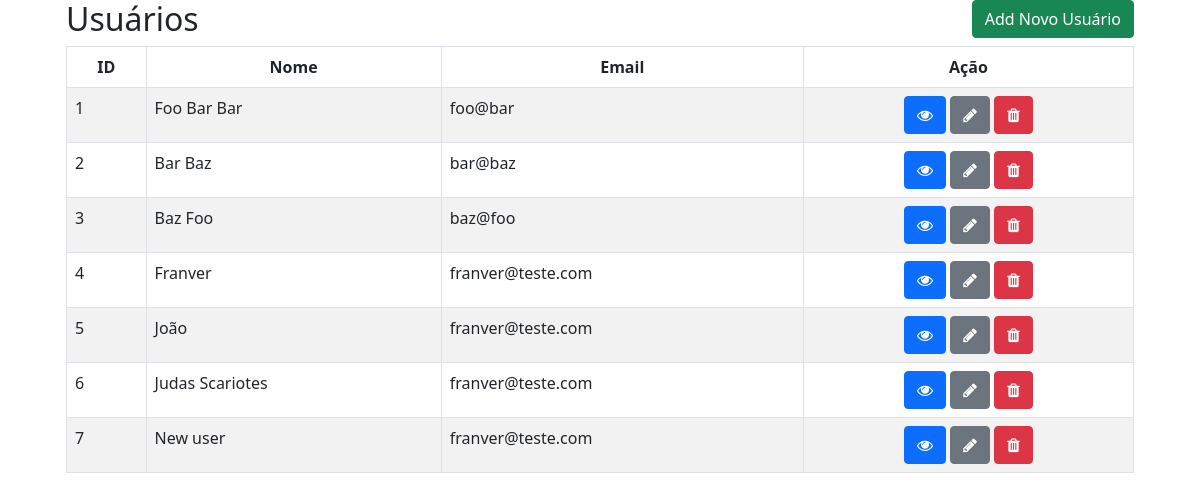
The page / on the database its author committed.
### tables this page shows
CREATE TABLE users(
    id INTEGER PRIMARY KEY,
    name varchar(100) NOT NULL,
    email varchar(100) NOT NULL
);

### connection.php (called while the page is built, shortened)
<?php
class Connection {
    private $databaseFile;
    private $connection;
    public function __construct()
    {
        $this->databaseFile = realpath(__DIR__ . "/database/db.sqlite");
    }
    private function connect(): PDO
    {
        return $this->connection = new PDO("sqlite:{$this->databaseFile}");
    }
    public function getConnection(): PDO
    {
        return $this->connection ?: $this->connection = $this->connect();
    }
    public function query($query): bool|PDOStatement
    {
        $result = $this->getConnection()->query($query);
        $result->setFetchMode(PDO::FETCH_INTO, new stdClass);
        return $result;
    }
}

### app/entities/UserModel.php (called while the page is built, shortened)
<?php
final class UserModel
{
    public function getUsers()
    {
        return $this->connection->query("SELECT * FROM users");
    }
}

### view/list.php (the view, shortened to what this page needs)
<div class="page-header clearfix">
    <h2 class="pull-left">Usuários</h2>
    <a href="index.php?action=create" class="btn btn-success pull-right">Add Novo Usuário</a>
</div>
<?php
$userModel = new UserModel(new Connection());
echo "<table class='table table-bordered table-striped'>
    <thead>
        <tr>
            <th class='text-center'>ID</th>
            <th class='text-center'>Nome</th>
            <th class='text-center'>Email</th>
            <th class='text-center'>Ação</th>
        </tr>
    </thead>
";
echo "<tbody>";
foreach($userModel->getUsers() as $user) {
    echo sprintf("<tr>
                      <td>%s</td>
                      <td>%s</td>
                      <td>%s</td>
                      <td class='text-center'>
                        <a class='btn btn-primary' href='index.php?action=display&id=". $user->id ."' title='Ver Usuário' data-toggle='tooltip'><i class='fa fa-eye'></i></a>
                        <a class='btn btn-secondary' href='index.php?action=edit&id=". $user->id ."' title='Atualizar Usuário' data-toggle='tooltip'><i class='fa fa-pencil'></i></a>
                        <a class='btn btn-danger' href='index.php?action=remove&id=". $user->id ."' title='Remover Usuário' data-toggle='tooltip'><i class='fa fa-trash'></i></a>
                      </td>
                   </tr>",
        $user->id, $user->name, $user->email);
}
echo "</tbody>";
echo "</table>";

### index.php (shortened to what this page needs)
<?php
    require 'connection.php';
    require 'app/entities/UserModel.php';
?>
<!DOCTYPE html>
<html lang="pt-BR">
<head>
    <link href="https://cdn.jsdelivr.net/npm/bootstrap@5.0.2/dist/css/bootstrap.min.css" rel="stylesheet">
    <link rel="stylesheet" href="https://cdnjs.cloudflare.com/ajax/libs/font-awesome/4.7.0/css/font-awesome.min.css">
</head>
<body>
    <div class="container">
        <div class="row content">
            <div class="well">
                <div class="wrapper">
                    <div class="container-fluid">
                        <div class="row">
                            <div class="col-md-12">
                                <?php
                                    if (isset($_GET['action']) && $_GET['action'] !='') {
                                        $action = $_GET['action'];
                                    } else {
                                        $action ='';
                                    }
                                    switch  ($action) {
                                        case  '':
                                            require "view/list.php";
                                            break;
                                    }
                                ?>
                            </div>
                        </div>
                    </div>
                </div>
            </div>
        </div>
    </div>
</body>
</html>

### rows shown on the page
users: id+name+email "1 Foo Bar Bar foo@bar"
users: id+name+email "2 Bar Baz bar@baz"
users: id+name+email "3 Baz Foo baz@foo"
users: id+name+email "4 Franver franver@teste.com"
users: id+name+email "5 João franver@teste.com"
users: id+name+email "6 Judas Scariotes franver@teste.com"
users: id+name+email "7 New user franver@teste.com"
